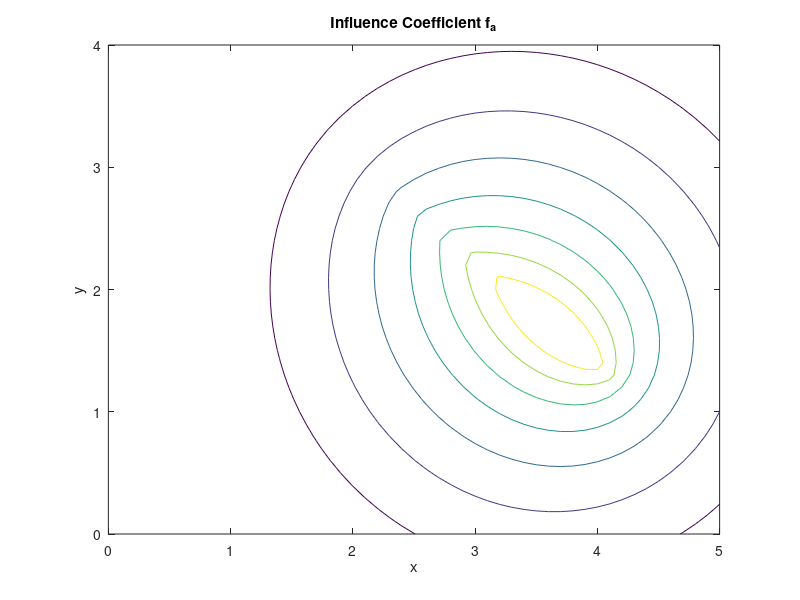
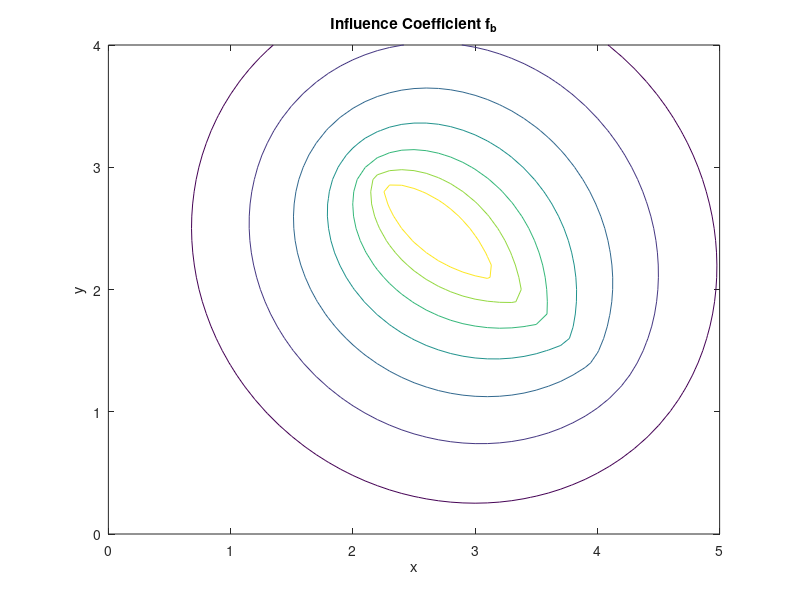

Write MATLAB code to recreate these figures, in order. (Note: this script raises an error after producing the figures.)
nv = 100;
nx = 51;
ny = 41;
c1 = -0.15:0.05:0.15;
xa = 4.1; 
xb = 2.2; 
ya = 1.3;
yb = 2.9;
xmin = 0;
xmax = 5;
ymin = 0;
ymax = 4;


function [infa, infb] = panelinf(xa, ya, xb, yb, x, y)
    % Vector from A to B
    dx = xb - xa;
    dy = yb - ya;
    L = sqrt(dx^2 + dy^2);  % Panel length
    
    % Unit tangent and normal vectors
    t = [dx, dy] / L;
    n = [-dy, dx] / L;  % Rotate tangent vector 90 degrees CCW
    
    % Vector from A to field point
    rx = x - xa;
    ry = y - ya;

    
    % Transform field point to panel coordinates
    X = rx * t(1) + ry * t(2);
    Yin = rx * n(1) + ry * n(2);

    if abs(Yin) < 1e-5
        Y = 1e-5;
    else
        Y = Yin;
    end

    % Calculating I0
    I0 = -(1 / (4 * pi)) * ( ...
        X*log(X^2 + Y^2) - ...
        (X-L)*log((X-L)^2 + Y^2) - ...
        2*L + ...
        2*Y*(atan(X/Y) - atan((X - L) / Y)) );

    % Calculating I1
    I1 = 1/(8 * pi) * ((X^2 + Y^2) * log(X^2 + Y^2) ...
    - ((X - L)^2 + Y^2) * log((X - L)^2 + Y^2) ...
    - 2 * X * L + L^2);

    % Influence coefficient fa
    infa = (I0*(1-(X/L)) - (I1/L));

    % Influence coefficient fb
    infb = (I0*(X/L) + (I1/L));
  
end
 
% Generate grid and compute influence cofficients
for i = 1:nx
    for j = 1:ny
        xm(i,j) = xmin + (i-1)*(xmax-xmin)/(nx-1);
        ym(i,j) = ymin + (j-1)*(ymax-ymin)/(ny-1);
        [infa(i,j), infb(i,j)] = panelinf(xa, ya, xb, yb, xm(i,j), ym(i,j));
    end
end

% Plot fa
figure(1)
contour(xm', ym', infa', c1)
xlabel('x'), ylabel('y')
title('Influence Coefficient f_a')
axis equal

% Plot fb in a separate figure
figure(2)
contour(xm', ym', infb', c1)
xlabel('x'), ylabel('y')
title('Influence Coefficient f_b')
axis equal

yc = 0;
Gamma = 3.0;
c2 = -0.4:0.2:1.2;

function psixy = psipv(xc, yc, Gamma, x, y)
    r_2 = (x - xc)^2 + (y - yc)^2;   % Distance from vortex center
    if r_2 == 0
        error('Field point (x, y) cannot be exactly at the vortex location (xc, yc).');
    end
    psixy = -Gamma / (4 * pi) * log(r_2);
end 

% Generate grid and compute streamfunction
for k = 1:nv
    s = (k - 0.5) / nv;  % Midpoints of segments
    xc(k) = xa + s * (xb - xa);
    yc(k) = ya + s * (yb - ya);

    for i = 1:nx
        for j = 1:ny
            psi(i,j,k) = psipv(xc(k), yc, Gamma, xm(i,j), ym(i,j));
        end
    end
end

psitot = sum(psi, 3);

psi(:,:,1)

% Plot streamfunction contours
figure(3)
contour(xm', ym', psitot', c2)  % Use transpose psi' for correct orientation
xlabel('x'), ylabel('y')
title('Streamfunction of a Point Vortex')
axis equal
